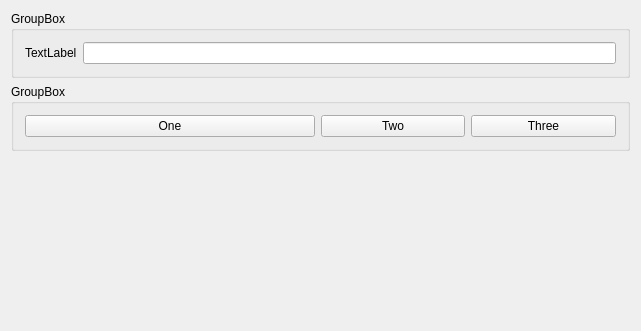
<?xml version="1.0" encoding="UTF-8"?>
<ui version="4.0">
 <class>Widget</class>
 <widget class="QWidget" name="Widget">
  <property name="geometry">
   <rect>
    <x>0</x>
    <y>0</y>
    <width>641</width>
    <height>331</height>
   </rect>
  </property>
  <property name="windowTitle">
   <string>Widget</string>
  </property>
  <layout class="QVBoxLayout" name="verticalLayout_2">
   <item>
    <widget class="QGroupBox" name="groupBox">
     <property name="title">
      <string>GroupBox</string>
     </property>
     <layout class="QHBoxLayout" name="horizontalLayout">
      <item>
       <widget class="QLabel" name="label">
        <property name="sizePolicy">
         <sizepolicy hsizetype="Preferred" vsizetype="Preferred">
          <horstretch>0</horstretch>
          <verstretch>0</verstretch>
         </sizepolicy>
        </property>
        <property name="text">
         <string>TextLabel</string>
        </property>
       </widget>
      </item>
      <item>
       <widget class="QLineEdit" name="lineEdit">
        <property name="sizePolicy">
         <sizepolicy hsizetype="Expanding" vsizetype="Preferred">
          <horstretch>0</horstretch>
          <verstretch>0</verstretch>
         </sizepolicy>
        </property>
       </widget>
      </item>
     </layout>
    </widget>
   </item>
   <item>
    <widget class="QGroupBox" name="groupBox_2">
     <property name="sizePolicy">
      <sizepolicy hsizetype="Preferred" vsizetype="Preferred">
       <horstretch>0</horstretch>
       <verstretch>0</verstretch>
      </sizepolicy>
     </property>
     <property name="title">
      <string>GroupBox</string>
     </property>
     <layout class="QHBoxLayout" name="horizontalLayout_2">
      <item>
       <widget class="QPushButton" name="pushButton">
        <property name="sizePolicy">
         <sizepolicy hsizetype="Minimum" vsizetype="Fixed">
          <horstretch>2</horstretch>
          <verstretch>0</verstretch>
         </sizepolicy>
        </property>
        <property name="text">
         <string>One</string>
        </property>
       </widget>
      </item>
      <item>
       <widget class="QPushButton" name="pushButton_2">
        <property name="sizePolicy">
         <sizepolicy hsizetype="Minimum" vsizetype="Fixed">
          <horstretch>1</horstretch>
          <verstretch>0</verstretch>
         </sizepolicy>
        </property>
        <property name="text">
         <string>Two</string>
        </property>
       </widget>
      </item>
      <item>
       <widget class="QPushButton" name="pushButton_3">
        <property name="sizePolicy">
         <sizepolicy hsizetype="Minimum" vsizetype="Fixed">
          <horstretch>1</horstretch>
          <verstretch>0</verstretch>
         </sizepolicy>
        </property>
        <property name="text">
         <string>Three</string>
        </property>
       </widget>
      </item>
     </layout>
    </widget>
   </item>
   <item>
    <spacer name="verticalSpacer">
     <property name="orientation">
      <enum>Qt::Vertical</enum>
     </property>
     <property name="sizeHint" stdset="0">
      <size>
       <width>20</width>
       <height>40</height>
      </size>
     </property>
    </spacer>
   </item>
  </layout>
 </widget>
 <layoutdefault spacing="6" margin="11"/>
 <resources/>
 <connections/>
</ui>
